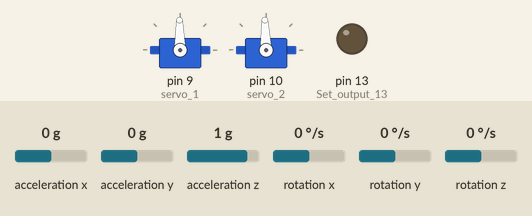
This sketch was run on a simulated Arduino Uno, built with avr-gcc and run on an emulated ATmega328P. Parts: 2 × servo, output pins drawn as LEDs (lit = HIGH). Wiring (inferred from the names in the program): MPU-6050 motion sensor at I2C address 0x68. The test bench sets the inputs (shaded band); at power-on: rotation x 0 °/s, acceleration x 0 g, acceleration y 0 g, rotation y 0 °/s, acceleration z 1 g, rotation z 0 °/s. What the sketch prints to the serial monitor is not drawn.

Above: at 9.1 s.
9.2 s: rotation x set to -100 °/s
At 10.8 s:
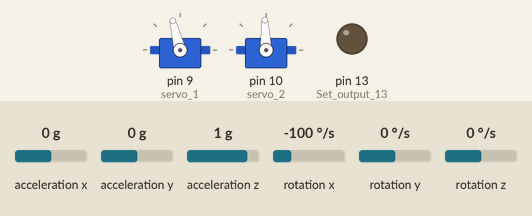
11.1 s: acceleration x set to 0.8 g
At 12.3 s:
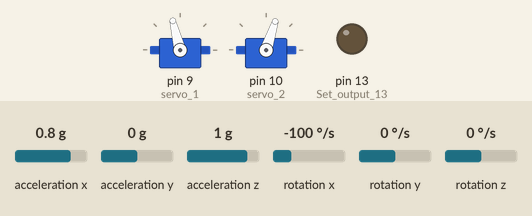
12.6 s: acceleration y set to 0.8 g
At 14.3 s:
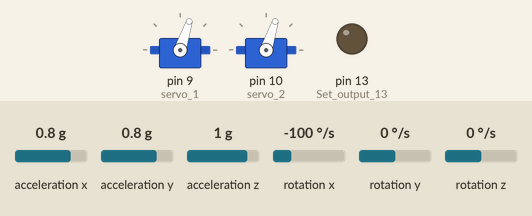
14.6 s: rotation y set to 192 °/s
At 16.2 s:
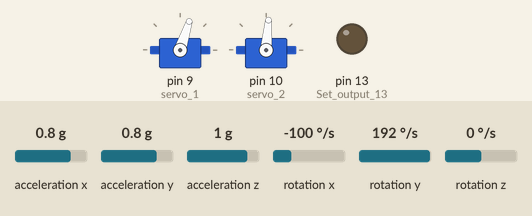
16.7 s: acceleration x set to -1.4 g
At 18.0 s:
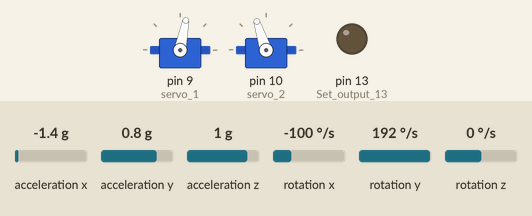
18.5 s: acceleration z set to -1.4 g
At 18.67 s:
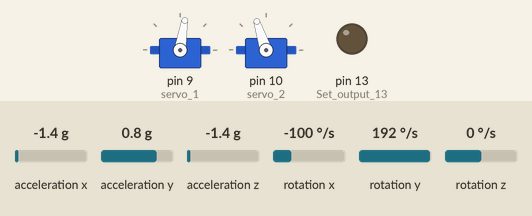
Timing chart, 0 to 21.2 s (numbered marks = the images above; inputs shaded):
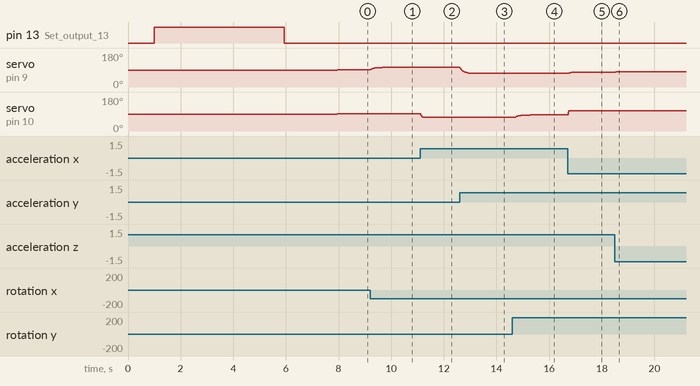

Measured:
- after the input at 9.2 s, servo on pin 9 (servo_1): moves from 91° to 104° over 0.44 s, starting at once
- after the input at 11.1 s, servo on pin 10 (servo_2): 92° → 72° at once
- after the input at 12.6 s, servo on pin 9 (servo_1): moves from 104° to 72° over 0.54 s, starting at once
- after the input at 14.6 s, servo on pin 10 (servo_2): moves from 72° to 85° over 0.58 s, starting after 0.10 s
- after the input at 16.7 s, servo on pin 9 (servo_1): 72° → 77° at once, → 78° 0.18 s later, → 79° 0.15 s later; servo on pin 10 (servo_2): 85° → 108° at once
- after the input at 18.5 s, servo on pin 9 (servo_1): 79° → 80° at once, → 81° 0.07 s later, → 82° 0.16 s later

The sketch:

Level_Platform.ino
```cpp
#include <Wire.h>

#include <Servo.h> //載入函式庫，這是內建的，不用安裝

Servo servo_1; // 建立SERVO物件
Servo servo_2; // 建立SERVO物件

//Declaring some global variables
int gyro_x, gyro_y, gyro_z;
long acc_x, acc_y, acc_z, acc_total_vector;
int temperature;
long gyro_x_cal, gyro_y_cal, gyro_z_cal;
long loop_timer;
float angle_pitch, angle_roll;
int angle_pitch_buffer, angle_roll_buffer;
boolean set_gyro_angles;
float angle_roll_acc, angle_pitch_acc;

float servo_pitch;
float servo_roll;

void setup()
{
	Wire.begin();		  //Start I2C as master
	Serial.begin(115200); //Use only for debugging
	pinMode(13, OUTPUT);  //Set output 13 (LED) as output

	Serial.println("Initializing");
	setup_mpu_6050_registers(); //Setup the registers of the MPU-6050 (500dfs / +/-8g) and start the gyro

	digitalWrite(13, HIGH); //Set digital output 13 high to indicate startup
	Serial.write("Fixing\n");
	for (int cal_int = 0; cal_int < 1000; cal_int++)
	{						  //Run this code 2000 times
		read_mpu_6050_data(); //Read the raw acc and gyro data from the MPU-6050
		gyro_x_cal += gyro_x; //Add the gyro x-axis offset to the gyro_x_cal variable
		gyro_y_cal += gyro_y; //Add the gyro y-axis offset to the gyro_y_cal variable
		gyro_z_cal += gyro_z; //Add the gyro z-axis offset to the gyro_z_cal variable
		delay(3);
		Serial.println(cal_int); //Delay 3us to simulate the 250Hz program loop
	}
	gyro_x_cal /= 1000;	   //Divide the gyro_x_cal variable by 2000 to get the avarage offset
	gyro_y_cal /= 1000;	   //Divide the gyro_y_cal variable by 2000 to get the avarage offset
	gyro_z_cal /= 1000;	   //Divide the gyro_z_cal variable by 2000 to get the avarage offset
	digitalWrite(13, LOW); //All done, turn the LEDoff
	Serial.print("Ready\n");
	delay(2000);

	servo_1.attach(9);
	servo_2.attach(10);
	loop_timer = micros(); //Reset the loop timer
}

void loop()
{

	read_mpu_6050_data(); //Read the raw acc and gyro data from the MPU-6050

	gyro_x -= gyro_x_cal; //Subtract the offset calibration value from the raw gyro_x value
	gyro_y -= gyro_y_cal; //Subtract the offset calibration value from the raw gyro_y value
	gyro_z -= gyro_z_cal; //Subtract the offset calibration value from the raw gyro_z value

	//Gyro angle calculations
	//0.0000611 = 1 / (250Hz / 65.5)
	angle_pitch += gyro_x * 0.0000611; //Calculate the traveled pitch angle and add this to the angle_pitch variable
	angle_roll += gyro_y * 0.0000611;  //Calculate the traveled roll angle and add this to the angle_roll variable

	//0.000001066 = 0.0000611 * (3.142(PI) / 180degr) The Arduino sin function is in radians
	int pitchfix = angle_roll * sin(gyro_z * 0.000001066);
	int rollfix = angle_pitch * sin(gyro_z * 0.000001066);
	angle_pitch += pitchfix; //If the IMU has yawed transfer the roll angle to the pitch angel
	angle_roll -= rollfix;	 //If the IMU has yawed transfer the pitch angle to the roll angel

	//Accelerometer angle calculations
	acc_total_vector = sqrt((acc_x * acc_x) + (acc_y * acc_y) + (acc_z * acc_z)); //Calculate the total accelerometer vector
	//57.296 = 1 / (3.142 / 180) The Arduino asin function is in radians
	angle_pitch_acc = asin((float)acc_y / acc_total_vector) * 57.296; //Calculate the pitch angle
	angle_roll_acc = asin((float)acc_x / acc_total_vector) * -57.296; //Calculate the roll angle

	//Place the MPU-6050 spirit level and note the values in the following two lines for calibration
	angle_pitch_acc -= 1.50; //Accelerometer calibration value for pitch
	angle_roll_acc -= -2.3;	 //Accelerometer calibration value for roll

	if (set_gyro_angles)
	{															   //If the IMU is already started
		angle_pitch = angle_pitch * 0.97 + angle_pitch_acc * 0.03; //Correct the drift of the gyro pitch angle with the accelerometer pitch angle
		angle_roll = angle_roll * 0.97 + angle_roll_acc * 0.03;	   //Correct the drift of the gyro roll angle with the accelerometer roll angle
	}
	else
	{								   //At first start
		angle_pitch = angle_pitch_acc; //Set the gyro pitch angle equal to the accelerometer pitch angle
		angle_roll = angle_roll_acc;   //Set the gyro roll angle equal to the accelerometer roll angle
		set_gyro_angles = true;		   //Set the IMU started flag
	}

	Serial.print("Pitch: ");
	Serial.print(angle_pitch);
	Serial.print("  Roll: ");
	Serial.println(angle_roll + '\n');

	float servo_pitch_tmp = 90 - angle_pitch;
	if (servo_pitch_tmp < 72)
		servo_pitch_tmp = 72;
	else if (servo_pitch_tmp > 108)
		servo_pitch_tmp = 108;
	else
		servo_pitch_tmp = int(servo_pitch_tmp);

	if (servo_pitch_tmp != servo_pitch)
	{
		servo_pitch = servo_pitch_tmp;
		servo_1.write(servo_pitch);
	}

	float servo_roll_tmp = 90 + angle_roll;
	if (servo_roll_tmp < 72)
		servo_roll_tmp = 72;
	else if (servo_roll_tmp > 108)
		servo_roll_tmp = 108;
	else
		servo_roll_tmp = int(servo_roll_tmp);

	if (servo_roll_tmp != servo_roll)
	{
		servo_roll = servo_roll_tmp;
		servo_2.write(servo_roll);
	}

	while (micros() - loop_timer < 4000);
	loop_timer = micros(); //Reset the loop timer
}

/**
 * @brief Read MPU6050 acc, temp, gyro data
 *
 */
void read_mpu_6050_data()
{								  //Subroutine for reading the raw gyro and accelerometer data
	Wire.beginTransmission(0x68); //Start communicating with the MPU-6050
	Wire.write(0x3B);			  //Send the requested starting register
	Wire.endTransmission();		  //End the transmission
	Wire.requestFrom(0x68, 14);	  //Request 14 bytes from the MPU-6050
	while (Wire.available() < 14)
		;										  //Wait until all the bytes are received
	acc_x = Wire.read() << 8 | Wire.read();		  //Add the low and high byte to the acc_x variable
	acc_y = Wire.read() << 8 | Wire.read();		  //Add the low and high byte to the acc_y variable
	acc_z = Wire.read() << 8 | Wire.read();		  //Add the low and high byte to the acc_z variable
	temperature = Wire.read() << 8 | Wire.read(); //Add the low and high byte to the temperature variable
	gyro_x = Wire.read() << 8 | Wire.read();	  //Add the low and high byte to the gyro_x variable
	gyro_y = Wire.read() << 8 | Wire.read();	  //Add the low and high byte to the gyro_y variable
	gyro_z = Wire.read() << 8 | Wire.read();	  //Add the low and high byte to the gyro_z variable

	//        Serial.print("a/g:\t");
	//        Serial.print(acc_x); Serial.print("\t");
	//        Serial.print(acc_y); Serial.print("\t");
	//        Serial.print(acc_z); Serial.print("\t");
	//        Serial.print(gyro_x); Serial.print("\t");
	//        Serial.print(gyro_y); Serial.print("\t");
	//        Serial.print(gyro_z);Serial.println("\t");
}

/**
 * @brief Setup mpu 6050 registers
 *
 */
void setup_mpu_6050_registers()
{
	//Activate the MPU-6050
	Serial.println("restarting...");
	Wire.beginTransmission(0x68); //Start communicating with the MPU-6050    //mpu6050 i2c address
	Wire.write(0x6B);			  //Send the requested starting register
	Wire.write(0x00);			  //Set the requested starting register
	Wire.endTransmission();		  //End the transmission
	delay(1000);

	Serial.println("set Acc...");
	//Configure the accelerometer (+/-8g)
	Wire.beginTransmission(0x68); //Start communicating with the MPU-6050
	Wire.write(0x1C);			  //Send the requested starting register
	Wire.write(0x10);			  //Set the requested starting register
	Wire.endTransmission();		  //End the transmission
	Serial.println("set Gyro...");
	//Configure the gyro (500dps full scale)
	Wire.beginTransmission(0x68); //Start communicating with the MPU-6050
	Wire.write(0x1B);			  //Send the requested starting register
	Wire.write(0x08);			  //Set the requested starting register
	Wire.endTransmission();		  //End the transmission*/
}
```
